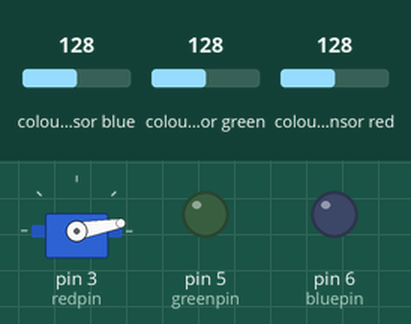
This sketch was run on a simulated Arduino Uno, built with avr-gcc and run on an emulated ATmega328P. Parts: servo, output pins drawn as LEDs (lit = HIGH). Inputs (shaded band) come from the test bench; at power-on: colour sensor blue 128, colour sensor green 128, colour sensor red 128. What the sketch prints to the serial monitor is not drawn.

Above: at 1.2 s.
1.3 s: colour sensor blue set to 5
At 12.1 s:
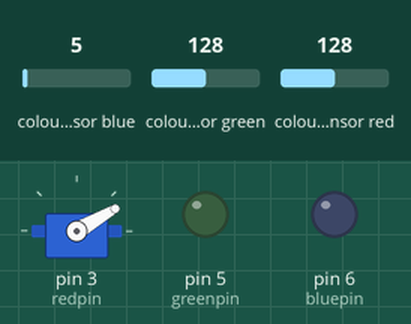
12.6 s: colour sensor green set to 5
At 22.3 s:
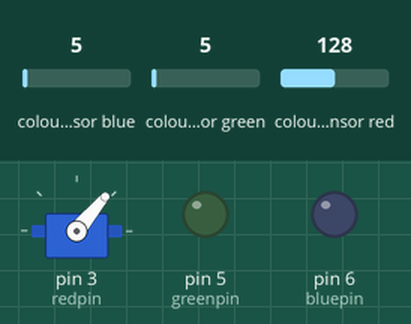
22.8 s: colour sensor red set to 5
At 32.4 s:
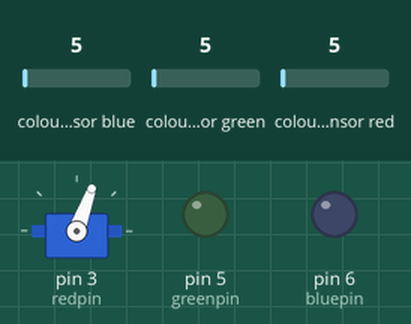
Timing chart, 0 to 59.1 s (numbered marks = the images above; inputs shaded):
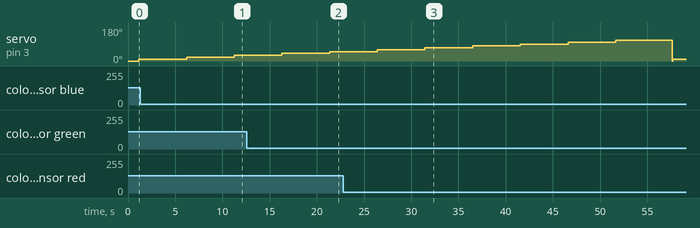

The sketch:

Bvkit_sketch.ino
```cpp
#include <Wire.h>
#include "Adafruit_TCS34725.h"
#include <SoftwareSerial.h>
#include <Servo.h>

SoftwareSerial BTserial(10, 11); // RX | TX

// Pick analog outputs, for the UNO these three work well
// use ~560  ohm resistor between Red & Blue, ~1K for green (its brighter)
#define redpin 3
#define greenpin 5
#define bluepin 6
// for a common anode LED, connect the common pin to +5V
// for common cathode, connect the common to ground

// set to false if using a common cathode LED
#define commonAnode true

// our RGB -> eye-recognized gamma color
byte gammatable[256];
int servoPin = 3;
Servo Servo1;
int angle = 0;

Adafruit_TCS34725 tcs = Adafruit_TCS34725(TCS34725_INTEGRATIONTIME_50MS, TCS34725_GAIN_4X);

void setup() {

  Servo1.attach(servoPin);
  Servo1.write(0);
  //BTserial.begin(9600);


  // Serial.println("Color View Test!");

  if (tcs.begin()) {
    // Serial.println("Found sensor");
  } else {
    //   Serial.println("No TCS34725 found ... check your connections");
    while (1); // halt!
  }

  // use these three pins to drive an LED
  pinMode(redpin, OUTPUT);
  pinMode(greenpin, OUTPUT);
  pinMode(bluepin, OUTPUT);

  // thanks PhilB for this gamma table!
  // it helps convert RGB colors to what humans see
  for (int i = 0; i < 256; i++) {
    float x = i;
    x /= 255;
    x = pow(x, 2.5);
    x *= 255;

    if (commonAnode) {
      gammatable[i] = 255 - x;
    } else {
      gammatable[i] = x;
    }
    //Serial.println(gammatable[i]);
  }
   Serial.begin(9600);
}

int timer = 5000;           // The higher the number, the slower the timing.
String strips[] = {"START","LEU", "NIT", "URO", "PRO", "pH", "BLO", "SG", "KET", "BIL", "GLU", "ASC"};
int stripCount = 10;

void loop() {

  // turn on LED

  delay(1000);
  Servo1.write(0);
  angle = 0;

  for (int strip = 0; strip <= stripCount; strip++) {


    //delay(timer);
    // Make servo go to 90 degrees


    uint16_t clear, red, green, blue;

    // takes 50ms to read

    tcs.setInterrupt(true);
    tcs.getRawData(&red, &green, &blue, &clear);

    tcs.setInterrupt(true);  // turn off LED

    //Serial.print("C:\t"); Serial.print(clear);
    //Serial.print("\tR:\t"); Serial.print(red);
    //Serial.print("\tG:\t"); Serial.print(green);
    //Serial.print("\tB:\t"); Serial.print(blue);

    // Figure out some basic hex code for visualization
    uint32_t sum = clear;
    float r, g, b;
    r = red; r /= sum;
    g = green; g /= sum;
    b = blue; b /= sum;
    r *= 256; g *= 256; b *= 256;
   //  Serial.print(r);
    if (r > 0) {

     Serial.print(strip); Serial.print("-"); Serial.print(strips[strip]); Serial.print("-"); Serial.print("#"); Serial.print((int)r, HEX); Serial.print((int)g, HEX); Serial.print((int)b, HEX); Serial.print("~");

      angle = angle + 10;
      Servo1.write(angle);
   }

    //  BTserial.print("#");  BTserial.print((int)r, HEX);  BTserial.print((int)g, HEX);  BTserial.print((int)b, HEX);


    // Serial.print((int)r ); Serial.print(" "); Serial.print((int)g);Serial.print(" ");  Serial.println((int)b );

    // analogWrite(redpin, gammatable[(int)r]);
    //  analogWrite(greenpin, gammatable[(int)g]);


    // turn the pin off:
    delay(timer);

  }
  //Serial.print("STOP");
  //Serial.println();
  //delay(1000);


}
```

Measured:
- by itself, servo on pin 3 (redpin): rises from 50° to 110° in 25.3 s, then falls to 10° in 6.0 s
